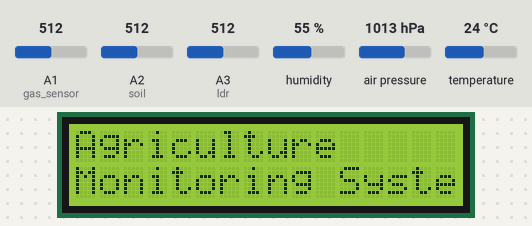
This sketch was run on a simulated Arduino Uno, built with avr-gcc and run on an emulated ATmega328P. On the bench: 16×2 character LCD. The inputs (shaded band) are chosen by the test bench; at power-on: A1 (gas_sensor) = 512, A2 (soil) = 512, A3 (ldr) = 512, humidity 55 %, air pressure 1013 hPa, temperature 24 °C. The modem accepts every AT command (registered, SIM ready, sends succeed) and sends nothing else; what the sketch prints to the serial monitor is not drawn.

Above: at 0.1 s.
At 1.1 s:
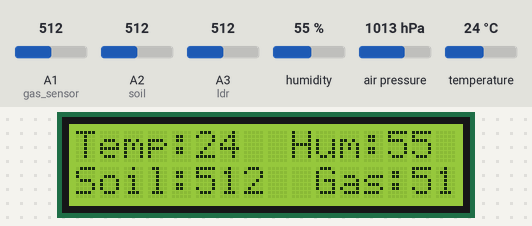
At 30.7 s:
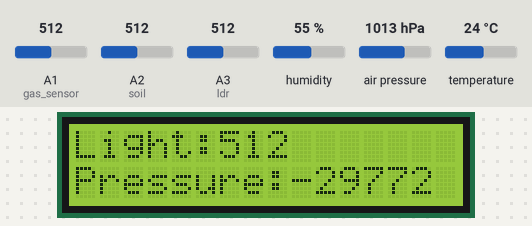
At 37.5 s:
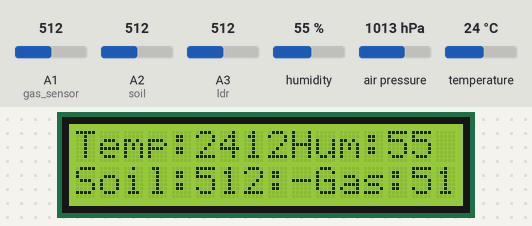

Measured:
- what the display in image 1 shows lasts 29.6 s, from 1.1 s to 30.7 s
- what the display in image 2 shows lasts 6.8 s, from 30.7 s to 37.5 s

The sketch:

Precision_farming.ino
```cpp
#include <SoftwareSerial.h>
#include<LiquidCrystal.h>
#include <Adafruit_BMP085.h>
#include<Wire.h>
#include <dht.h>
#include <String.h>
#define dht1 A0
#define gas_sensor A1
#define soil A2
#define ldr A3
dht DHT;
Adafruit_BMP085 bmp;
SoftwareSerial mySerial(12,13);
LiquidCrystal lcd(2,3,4,5,6,7);
int gas_value,temp,humi,water,light,pressure;
String Api_Key= "OQ2R5QXDQKTFP0IS";

void setup() {
  Serial.begin(9600);
  mySerial.begin(9600);
  lcd.begin(16,2);
  bmp.begin();
  lcd.setCursor(0,0);
  lcd.print("Agriculture");
  lcd.setCursor(0,1);
  lcd.print("Monitoring System");
  Serial.println("Iot based Agriculture MOnitoring System");
  delay(1000);
  lcd.clear();
}
void loop() {
  pressure=bmp.readPressure();
  gas_value=analogRead(gas_sensor);
  DHT.read11(dht1);
  temp=DHT.temperature;
  humi=DHT.humidity;
  water=analogRead(soil);
  light=analogRead(ldr);
  Serial.print("Presuure:");
  Serial.println(pressure);
  Serial.print("Gas:");
  Serial.println(gas_value);
  Serial.print("TEMP:");
  Serial.println(temp);
  Serial.print("Humi:");
  Serial.println(humi);
  Serial.print("Soil:");
  Serial.println(water);
  Serial.print("Light");
  Serial.println(light);
 lcd.setCursor(0,0);
 lcd.print("Temp:"+String(temp)+"");
 lcd.setCursor(9,0);
 lcd.print("Hum:"+String(humi)+"");
 lcd.setCursor(0,1);
 lcd.print("Soil:"+String(water)+"");
 lcd.setCursor(10,1) ;
 lcd.print("Gas:"+String(gas_value)+"");
 delay(3000);
 Send2thing();
 lcd.clear();
 lcd.home();
 lcd.setCursor(0,0);
 lcd.print("Light:"+String(light)+"");
 lcd.setCursor(0,1);
 lcd.print("Pressure:"+String(pressure)+"");
  if(temp>20)
  {
    sendMessage1();
  }
  if(water>400)
  {
    sendMessage2();
  }
  if(gas_value>250)
  {
    sendMessage3();
  }
}
void sendMessage1()
{
  mySerial.println("AT+CMGF=1");//set the GSM Module in Text mode
  delay(1000);
  ShowSerialData();
  mySerial.println("AT+CMGS=\"+917204670614\"\r");
  delay(1000);
  ShowSerialData();
  mySerial.println("Alert,Temperature HIGH");//the SMS text you want to send
  delay(100);
  ShowSerialData();
  mySerial.println((char)26);
  delay(100);

}
void sendMessage2()
{
  mySerial.println("AT+CMGF=1");//set the GSM Module in Text mode
  delay(1000);
  ShowSerialData();
  mySerial.println("AT+CMGS=\"+917204670614\"\r");
  delay(1000);
  ShowSerialData();
  mySerial.println("Alert,Water level LOW");//the SMS text you want to send
  delay(100);
  ShowSerialData();
  mySerial.println((char)26);
  delay(100);

}
void sendMessage3()
{
  mySerial.println("AT+CMGF=1");//set the GSM Module in Text mode
  delay(1000);
  ShowSerialData();
  mySerial.println("AT+CMGS=\"+917204670614\"\r");
  delay(1000);
  ShowSerialData();
  mySerial.println("Alert,Gas level HIGH");//the SMS text you want to send
  delay(100);
  ShowSerialData();
  mySerial.println((char)26);
  delay(100);

}
void Send2thing()
{
  mySerial.println("AT");
  delay(1000);

  mySerial.println("AT+CPIN?");
  delay(1000);

  mySerial.println("AT+CREG?");
  delay(1000);

  mySerial.println("AT+CGATT?");
  delay(1000);

  mySerial.println("AT+CIPSHUT");
  delay(1000);

  mySerial.println("AT+CIPSTATUS");
  delay(2000);

  mySerial.println("AT+CIPMUX=0");
  delay(2000);

  ShowSerialData();

  mySerial.println("AT+CSTT=\"airtelgprs.com\"");//start task and setting the APN
  delay(1000);

  ShowSerialData();

  mySerial.println("AT+CIICR");//bring up wireless connection
  delay(3000);

  ShowSerialData();

  mySerial.println("AT+CIFSR");//get local IP adress
  delay(2000);

  ShowSerialData();

  mySerial.println("AT+CIPSPRT=0");
  delay(3000);

  ShowSerialData();

  mySerial.println("AT+CIPSTART=\"TCP\",\"api.thingspeak.com\",\"80\"");//start up the connection
  delay(5000);

  ShowSerialData();

  mySerial.println("AT+CIPSEND");//begin send data to remote server
  ShowSerialData();
  delay(500);
  String str="GET http://api.thingspeak.com/update?api_key=8JZRE6S2CLYOSW13&field1=" + String(temp);
  str+="&field2=";
  str+=String(humi);
  str+="&field3=";
  str+=String(gas_value);
  str+="&field4=";
  str+=String(water);
  str+="&field5=";
  str+=String(light);
  str+="&field6=";
  str+=String(pressure);
  Serial.println(str);
  mySerial.println(str);//begin send data to remote server
  delay(500);
  ShowSerialData();

  mySerial.println((char)26);//sending
  delay(2000);//waitting for reply, important! the time is base on the condition of internet
  mySerial.println();

  ShowSerialData();

  mySerial.println("AT+CIPSHUT");//close the connection
  delay(100);
  ShowSerialData();
  Serial.println("   Try again");
}
void ShowSerialData()
{
  while(mySerial.available()!=0)
    Serial.write(mySerial.read());
}
```
